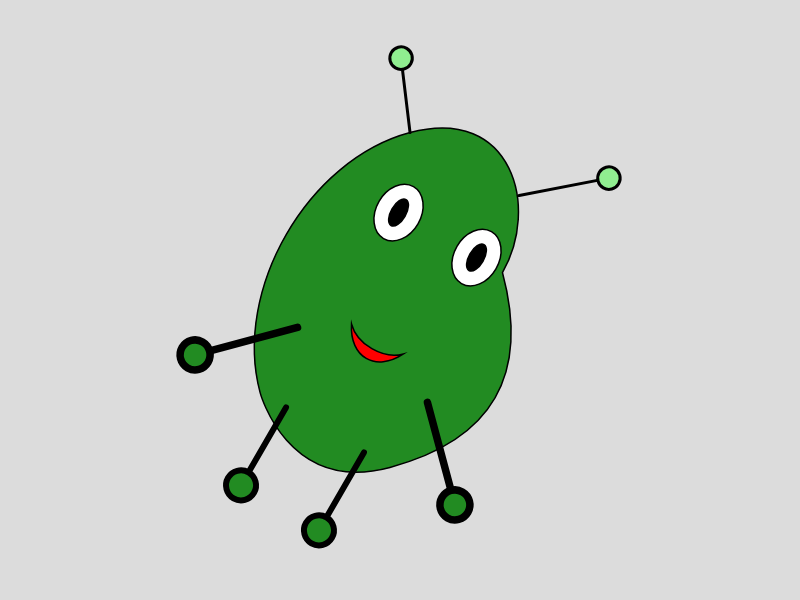
Frame 1 (no input)
Frame 2 (the mouse pressed at the canvas centre, redrawn once): identical to frame 1, image omitted

The p5.js sketch that drew this single still picture (run headless with seeded random() and noise() and a simulated clock; the mouse was pressed at the canvas centre and the sketch redrawn once):

// p5.js sketch
// ── sketch.js
function setup() {
  createCanvas(800, 600);
  noLoop();
}

function draw() {
  background(220);
  push();
  translate(width / 2, height / 2);
  scale(1.5);
  rotate(PI / 6);

  // Body
  fill(34, 139, 34);
  beginShape();
  vertex(-50, 100);
  bezierVertex(-100, 50, -100, -50, -50, -100);
  bezierVertex(0, -150, 50, -100, 50, -50);
  bezierVertex(100, 0, 100, 50, 50, 100);
  bezierVertex(0, 150, -50, 100, -50, 100);
  endShape(CLOSE);

  // Eyes
  fill(255); 
  ellipse(-30, -50, 30, 40);
  ellipse(30, -50, 30, 40);

  fill(0);
  ellipse(-30, -50, 10, 20);
  ellipse(30, -50, 10, 20);


  fill(255, 0, 0); 
  beginShape();
  vertex(-20, 30);
  bezierVertex(-10, 50, 10, 50, 20, 30);
  bezierVertex(10, 40, -10, 40, -20, 30);
  endShape(CLOSE);
  stroke(0);
  strokeWeight(2);
  line(-50, -100, -80, -140);
  fill(144, 238, 144);
  ellipse(-80, -140, 15, 15);

  line(34, -100, 80, -140);
  fill(144, 238, 144);
  ellipse(80, -140, 15, 15);

  // Hands
  strokeWeight(5);
  line(-50, 50, -100, 100);
  fill(34, 139, 34);
  ellipse(-100, 100, 20, 20);

  line(50, 50, 100, 100);
  fill(34, 139, 34);
  ellipse(100, 100, 20, 20);

  // Legs
  strokeWeight(4);
  line(-30, 100, -30, 160);
  fill(34, 139, 34);
  ellipse(-30, 160, 20, 20);

  line(30, 100, 30, 160);
  fill(34, 139, 34); 
  ellipse(30, 160, 20, 20);
  
  pop();
}
